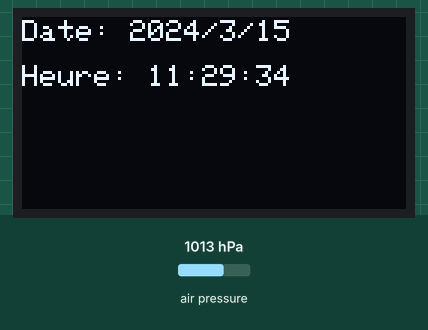
Bench run of a program on a simulated Arduino MKR. Parts: 128×64 one-colour display. Inputs (shaded band) come from the test bench; at power-on: air pressure 1013 hPa. The local clock reads 2024-03-15 10:24:30 at power-on unless the program sets it; what the program prints to the serial monitor is not drawn.

Above: at 4.2 s.
At 6.9 s:
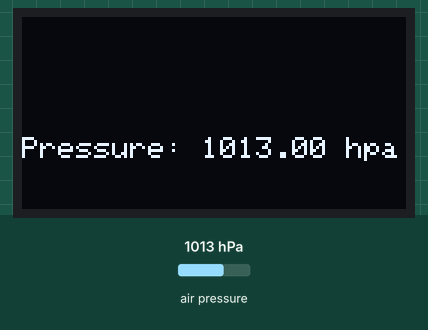
7.0 s: air pressure set to 952 hPa
At 11.1 s:
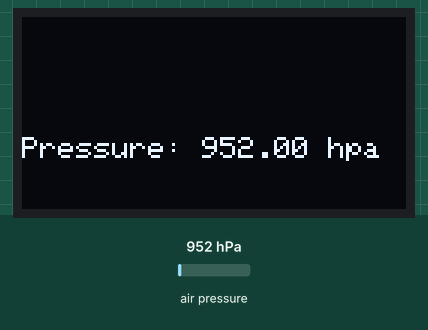
13.7 s: air pressure set to 975 hPa
At 14.9 s:
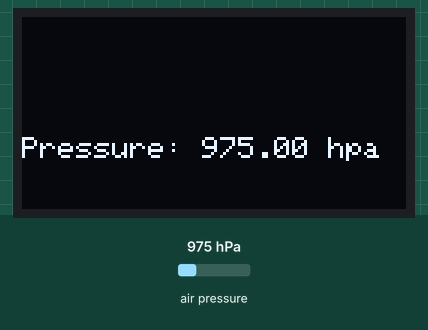
19.1 s: air pressure set to 1000 hPa
At 23.7 s:
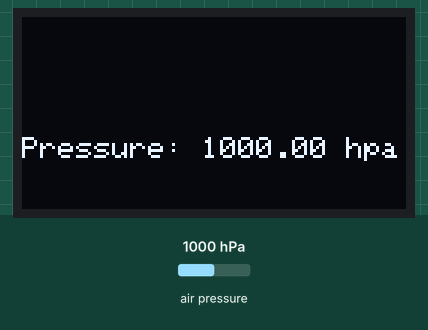
Timing chart, 0 to 25.2 s (numbered marks = the images above; inputs shaded):
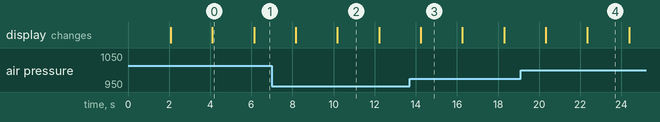

Measured:
- what the display in image 0 shows lasts 2.0 s, from 4.1 s to 6.1 s

The program:

main.cpp
```cpp
/*
  Titre      : Communication I2C
  Auteur     : Crepin Vardin Fouelefack
  Date       : 17/03/2022
  Description: Affichage de l'heure et la date du RTC et de la pressin du BMP32 sur l'ecran I2C grace a la communication I2C
  Version    : 0.0.1
*/


#include <Adafruit_Sensor.h>
#include <Adafruit_BMP280.h>
#include <Adafruit_GFX.h>
#include <Adafruit_SSD1306.h>
#include "RTClib.h"

#define SEALEVELPRESSURE_HPA (1013.25)

// Creation d'objetS
RTC_DS3231 rtc;
Adafruit_BMP280 bmp;
Adafruit_SSD1306 display = Adafruit_SSD1306(128, 64, &Wire);

unsigned long delayTime;
char daysOfTheWeek[7][12] = {"Sunday", "Monday", "Tuesday", "Wednesday",
                             "Thursday", "Friday", "Saturday"};

void setup()
{

  Serial.begin(9600);
  // by default, we'll generate the high voltage from the 3.3v line internally! (neat!)
  display.begin(SSD1306_SWITCHCAPVCC, 0x3C); // initialize with the I2C addr 0x3C (for the 128x64)
                                             // init done

// si adresse BMP ne correspond pas
  if (!bmp.begin(0x76))
  {
    Serial.println(F("Could not find a valid BMP280 sensor, check wiring or "
                     "try a different address!"));
    while (1)
      delay(10);
  }

  /* Default settings from datasheet. */
  bmp.setSampling(Adafruit_BMP280::MODE_FORCED,     /* Operating Mode. */
                  Adafruit_BMP280::SAMPLING_X2,     /* Temp. oversampling */
                  Adafruit_BMP280::SAMPLING_X16,    /* Pressure oversampling */
                  Adafruit_BMP280::FILTER_X16,      /* Filtering. */
                  Adafruit_BMP280::STANDBY_MS_500); /* Standby time. */

#ifndef ESP8266
  while (!Serial)
    ; // wait for serial port to connect. Needed for native USB
#endif

  if (!rtc.begin())
  {
    Serial.println("Couldn't find RTC");
    Serial.flush();
    while (1)
      delay(10);
  }

  if (rtc.lostPower())
  {
    Serial.println("RTC lost power, let's set the time!");
    rtc.adjust(DateTime(F(__DATE__), F(__TIME__)));
  }
}

void loop()
{
                   // Impression de l'heure et la date du jour
  DateTime now = rtc.now();

  Serial.print(now.year(), DEC);
  Serial.print('/');
  Serial.print(now.month(), DEC);
  Serial.print('/');
  Serial.print(now.day(), DEC);
  Serial.print(" (");
  Serial.print(daysOfTheWeek[now.dayOfTheWeek()]);
  Serial.print(") ");
  Serial.print(now.hour()+1, DEC);
  Serial.print(':');
  Serial.print(now.minute()+5, DEC);
  Serial.print(':');
  Serial.print(now.second(), DEC);
  Serial.println();

// Repositionnement et nettoyage de l'ecran OLED
  display.setCursor(0, 0);
  display.clearDisplay();

  display.setTextColor(WHITE);
  display.setTextSize(1.9);
  display.setCursor(0, 1);
  display.print((String)"Date: ");
   display.print(now.year(), DEC);
  display.print('/');
  display.print(now.month(), DEC);
  display.print('/');
  display.print(now.day(), DEC);
  display.print("");

  display.setCursor(0, 16);
  display.print((String)"Heure: ");
  display.print(now.hour()+1, DEC);
  display.print(':');
  display.print(now.minute()+5, DEC);
  display.print(':');
  display.print(now.second(), DEC);
  display.display();

  delay(2000);

// Repositionnement et nettoyage de l'ecran OLED
   display.setCursor(0, 0);
  display.clearDisplay();

  // Affichage de la pression
  display.setTextColor(WHITE);
  display.setTextSize(1);
  display.setCursor(0, 40);
  display.print((String) "Pressure: " + (bmp.readPressure() / 100.0F) + " hpa");
  display.display();
  delay(2000);

}
```
